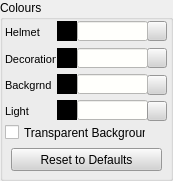
   <widget class="QGroupBox" name="gb_colours">
    <property name="geometry">
     <rect>
      <x>9</x>
      <y>64</y>
      <width>173</width>
      <height>181</height>
     </rect>
    </property>
    <property name="title">
     <string>Colours</string>
    </property>
    <widget class="QPushButton" name="btn_resetColours">
     <property name="geometry">
      <rect>
       <x>11</x>
       <y>148</y>
       <width>151</width>
       <height>23</height>
      </rect>
     </property>
     <property name="styleSheet">
      <string notr="true">background-color: rgb(211, 211, 211);</string>
     </property>
     <property name="text">
      <string>Reset to Defaults</string>
     </property>
    </widget>
    <widget class="QPushButton" name="btn_PaletteHelm">
     <property name="geometry">
      <rect>
       <x>147</x>
       <y>21</y>
       <width>20</width>
       <height>20</height>
      </rect>
     </property>
     <property name="styleSheet">
      <string notr="true">background-color: rgb(211, 211, 211);</string>
     </property>
     <property name="text">
      <string/>
     </property>
     <property name="icon">
      <iconset resource="../../_Resource/resource.qrc">
       <normaloff>:/icons/palette.png</normaloff>:/icons/palette.png</iconset>
     </property>
    </widget>
    <widget class="QPushButton" name="btn_PaletteDec">
     <property name="geometry">
      <rect>
       <x>147</x>
       <y>48</y>
       <width>20</width>
       <height>20</height>
      </rect>
     </property>
     <property name="styleSheet">
      <string notr="true">background-color: rgb(211, 211, 211);</string>
     </property>
     <property name="text">
      <string/>
     </property>
     <property name="icon">
      <iconset resource="../../_Resource/resource.qrc">
       <normaloff>:/icons/palette.png</normaloff>:/icons/palette.png</iconset>
     </property>
    </widget>
    <widget class="QPushButton" name="btn_PaletteBack">
     <property name="geometry">
      <rect>
       <x>147</x>
       <y>75</y>
       <width>20</width>
       <height>20</height>
      </rect>
     </property>
     <property name="styleSheet">
      <string notr="true">background-color: rgb(211, 211, 211);</string>
     </property>
     <property name="text">
      <string/>
     </property>
     <property name="icon">
      <iconset resource="../../_Resource/resource.qrc">
       <normaloff>:/icons/palette.png</normaloff>:/icons/palette.png</iconset>
     </property>
    </widget>
    <widget class="QLineEdit" name="le_PaletteHelm">
     <property name="geometry">
      <rect>
       <x>77</x>
       <y>21</y>
       <width>71</width>
       <height>20</height>
      </rect>
     </property>
     <property name="styleSheet">
      <string notr="true">QLineEdit
{
    background-color: rgb(255, 255, 252);
}

QLineEdit:!enabled
{
	background-color: darkgray;
}


</string>
     </property>
     <property name="readOnly">
      <bool>true</bool>
     </property>
    </widget>
    <widget class="QLabel" name="label_51">
     <property name="geometry">
      <rect>
       <x>5</x>
       <y>24</y>
       <width>51</width>
       <height>16</height>
      </rect>
     </property>
     <property name="font">
      <font>
       <family>Arial</family>
       <pointsize>8</pointsize>
      </font>
     </property>
     <property name="text">
      <string>Helmet</string>
     </property>
    </widget>
    <widget class="QLabel" name="lbl_PaletteHelm">
     <property name="geometry">
      <rect>
       <x>57</x>
       <y>21</y>
       <width>20</width>
       <height>20</height>
      </rect>
     </property>
     <property name="font">
      <font>
       <family>Arial</family>
       <pointsize>8</pointsize>
      </font>
     </property>
     <property name="styleSheet">
      <string notr="true">background-color: rgb(0, 0, 0);</string>
     </property>
     <property name="text">
      <string/>
     </property>
    </widget>
    <widget class="QLabel" name="lbl_PaletteDec">
     <property name="geometry">
      <rect>
       <x>57</x>
       <y>48</y>
       <width>20</width>
       <height>20</height>
      </rect>
     </property>
     <property name="font">
      <font>
       <family>Arial</family>
       <pointsize>8</pointsize>
      </font>
     </property>
     <property name="styleSheet">
      <string notr="true">background-color: rgb(0, 0, 0);</string>
     </property>
     <property name="text">
      <string/>
     </property>
    </widget>
    <widget class="QLineEdit" name="le_PaletteDec">
     <property name="geometry">
      <rect>
       <x>77</x>
       <y>48</y>
       <width>71</width>
       <height>20</height>
      </rect>
     </property>
     <property name="styleSheet">
      <string notr="true">QLineEdit
{
    background-color: rgb(255, 255, 252);
}

QLineEdit:!enabled
{
	background-color: darkgray;
}


</string>
     </property>
     <property name="readOnly">
      <bool>true</bool>
     </property>
    </widget>
    <widget class="QLabel" name="label_54">
     <property name="geometry">
      <rect>
       <x>5</x>
       <y>51</y>
       <width>51</width>
       <height>16</height>
      </rect>
     </property>
     <property name="font">
      <font>
       <family>Arial</family>
       <pointsize>8</pointsize>
      </font>
     </property>
     <property name="text">
      <string>Decoration</string>
     </property>
    </widget>
    <widget class="QLabel" name="lbl_PaletteBack">
     <property name="geometry">
      <rect>
       <x>57</x>
       <y>74</y>
       <width>20</width>
       <height>20</height>
      </rect>
     </property>
     <property name="font">
      <font>
       <family>Arial</family>
       <pointsize>8</pointsize>
      </font>
     </property>
     <property name="styleSheet">
      <string notr="true">background-color: rgb(0, 0, 0);</string>
     </property>
     <property name="text">
      <string/>
     </property>
    </widget>
    <widget class="QLineEdit" name="le_PaletteBack">
     <property name="geometry">
      <rect>
       <x>77</x>
       <y>74</y>
       <width>71</width>
       <height>20</height>
      </rect>
     </property>
     <property name="styleSheet">
      <string notr="true">QLineEdit
{
    background-color: rgb(255, 255, 252);
}

QLineEdit:!enabled
{
	background-color: darkgray;
}


</string>
     </property>
     <property name="readOnly">
      <bool>true</bool>
     </property>
    </widget>
    <widget class="QLabel" name="lbl_Back">
     <property name="geometry">
      <rect>
       <x>5</x>
       <y>77</y>
       <width>51</width>
       <height>16</height>
      </rect>
     </property>
     <property name="font">
      <font>
       <family>Arial</family>
       <pointsize>8</pointsize>
      </font>
     </property>
     <property name="text">
      <string>Backgrnd</string>
     </property>
    </widget>
    <widget class="QCheckBox" name="cb_TransparentBG">
     <property name="geometry">
      <rect>
       <x>5</x>
       <y>124</y>
       <width>141</width>
       <height>17</height>
      </rect>
     </property>
     <property name="text">
      <string>Transparent Background</string>
     </property>
    </widget>
    <widget class="QLineEdit" name="le_PaletteLight">
     <property name="geometry">
      <rect>
       <x>77</x>
       <y>100</y>
       <width>71</width>
       <height>20</height>
      </rect>
     </property>
     <property name="styleSheet">
      <string notr="true">QLineEdit
{
    background-color: rgb(255, 255, 252);
}

QLineEdit:!enabled
{
	background-color: darkgray;
}


</string>
     </property>
     <property name="readOnly">
      <bool>true</bool>
     </property>
    </widget>
    <widget class="QPushButton" name="btn_PaletteLight">
     <property name="geometry">
      <rect>
       <x>147</x>
       <y>101</y>
       <width>20</width>
       <height>20</height>
      </rect>
     </property>
     <property name="styleSheet">
      <string notr="true">background-color: rgb(211, 211, 211);</string>
     </property>
     <property name="text">
      <string/>
     </property>
     <property name="icon">
      <iconset resource="../../_Resource/resource.qrc">
       <normaloff>:/icons/palette.png</normaloff>:/icons/palette.png</iconset>
     </property>
    </widget>
    <widget class="QLabel" name="lbl_PaletteLight">
     <property name="geometry">
      <rect>
       <x>57</x>
       <y>100</y>
       <width>20</width>
       <height>20</height>
      </rect>
     </property>
     <property name="font">
      <font>
       <family>Arial</family>
       <pointsize>8</pointsize>
      </font>
     </property>
     <property name="styleSheet">
      <string notr="true">background-color: rgb(0, 0, 0);</string>
     </property>
     <property name="text">
      <string/>
     </property>
    </widget>
    <widget class="QLabel" name="lbl_Light">
     <property name="geometry">
      <rect>
       <x>5</x>
       <y>103</y>
       <width>51</width>
       <height>16</height>
      </rect>
     </property>
     <property name="font">
      <font>
       <family>Arial</family>
       <pointsize>8</pointsize>
      </font>
     </property>
     <property name="text">
      <string>Light</string>
     </property>
    </widget>
    <zorder>label_54</zorder>
    <zorder>lbl_Back</zorder>
    <zorder>btn_resetColours</zorder>
    <zorder>btn_PaletteHelm</zorder>
    <zorder>btn_PaletteDec</zorder>
    <zorder>btn_PaletteBack</zorder>
    <zorder>le_PaletteHelm</zorder>
    <zorder>label_51</zorder>
    <zorder>lbl_PaletteHelm</zorder>
    <zorder>lbl_PaletteDec</zorder>
    <zorder>le_PaletteDec</zorder>
    <zorder>lbl_PaletteBack</zorder>
    <zorder>le_PaletteBack</zorder>
    <zorder>cb_TransparentBG</zorder>
    <zorder>le_PaletteLight</zorder>
    <zorder>btn_PaletteLight</zorder>
    <zorder>lbl_PaletteLight</zorder>
    <zorder>lbl_Light</zorder>
   </widget>
